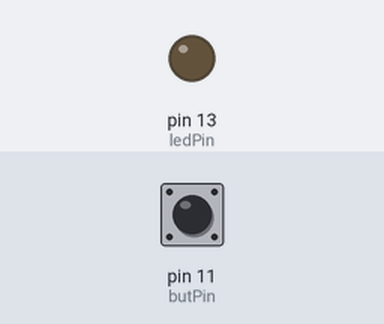
A sketch run on a simulated Arduino Uno, built with avr-gcc and run on an emulated ATmega328P. On the bench: output pins drawn as LEDs (lit = HIGH). Dashed ring = blinking. The test bench sets the inputs (shaded band); at power-on: pin 11 (butPin) HIGH. What the sketch prints to the serial monitor is not drawn.

Above: at 1.2 s.
1.3 s: pin 11 (butPin) pulled LOW for 3.2 s
At 2.31 s:
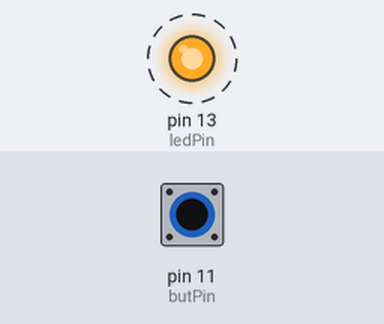
6.0 s: pin 11 (butPin) pulled LOW for 0.15 s
Timing chart, 0 to 9.0 s (numbered marks = the images above; inputs shaded):
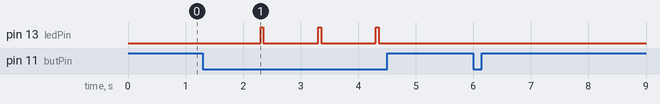

The sketch:

SingleButPressLongOrShort_Function2.ino
```cpp
// This program includes a function that returns a value of 1 when a button is pressed for less than a set duration of time and a value of 2 when the button is pressed and held for longer than the duration

const byte butPin = 11;  // the number of the input pin (for me a push button)
const byte ledPin = 13;

void setup() {
    Serial.begin(9600);    // Use serial for debugging
    pinMode(ledPin, OUTPUT);
    pinMode(butPin, INPUT_PULLUP); //turn on 20k pullup resistors to simplify switch input
}

void loop() {
    byte button = SingleButPressShortOrLong(butPin, 2);
    if(button!=0) {
        if (button == 1){Serial.println("Button Short");}
        if (button == 2){Serial.println("Button Long");}
        button = 0;
    }
}

void ledblink(int times, int lengthms, int pinnum){
    for (int x=0; x<times; x++) {
        digitalWrite(pinnum, HIGH);
        delay (lengthms);
        digitalWrite(pinnum, LOW);
        delay(lengthms);
    }
}

byte SingleButPressShortOrLong(int inputPin, int duration){
    byte b = 0;
    while (b == 0) {
        static int current;    //Current state of the button (LOW is pressed b/c i'm using the pullup resistors
        static int count;      // How long the button was held (secs)
        static byte previous = HIGH;
        static unsigned long firstTime = 0;       // how long since the button was first pressed
        current = digitalRead(inputPin);
        if (current == LOW && previous == HIGH && millis()- firstTime > 200){ firstTime = millis();}    // if the buttons becomes press remember the time
        if (current == LOW && ((millis() - firstTime) % 1000) < 20 && millis() - firstTime > 500){  // within 20ms of one sec interval
            ledblink(1, 50, ledPin); // Each second the button is held blink the indicator led and
            count++;                // and 1 to the counter
        }
        if (current == HIGH && previous == LOW && count >= duration ){b = 2;}                      // LONG
        if (current == HIGH && previous == LOW && count >=0 && count < duration) {b = 1;}         // SHORT
        if (current == HIGH){count = 0;} // reset the counter if the button is not pressed
        previous = current;
        if (b != 0) {return b;}
        delay(20);
    }
}
```

Measured:
- after the input at 1.3 s, pin 13 (ledPin): alternates HIGH for 0.05 s and LOW for 0.95 s, starting after 1.0 s
- after the input at 6.0 s, every drawn part: stays the same
